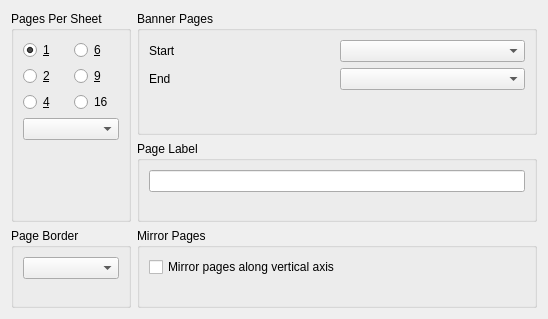
<?xml version="1.0" encoding="UTF-8"?>
<ui version="4.0">
 <class>KCupsOptionsPagesWidget</class>
 <widget class="QWidget" name="KCupsOptionsPagesWidget">
  <property name="geometry">
   <rect>
    <x>0</x>
    <y>0</y>
    <width>548</width>
    <height>319</height>
   </rect>
  </property>
  <property name="windowTitle">
   <string>Pages</string>
  </property>
  <layout class="QGridLayout" name="gridLayout_7">
   <item row="0" column="1">
    <widget class="QGroupBox" name="bannerPagesGroupBox">
     <property name="title">
      <string>Banner Pages</string>
     </property>
     <layout class="QGridLayout" name="gridLayout_3">
      <item row="0" column="0">
       <widget class="QLabel" name="startBannerLabel">
        <property name="text">
         <string comment="Banner page at start">Start</string>
        </property>
       </widget>
      </item>
      <item row="0" column="1">
       <widget class="KComboBox" name="startBannerPageCombo"/>
      </item>
      <item row="1" column="0">
       <widget class="QLabel" name="endBannerLabel">
        <property name="text">
         <string comment="Banner page at end">End</string>
        </property>
       </widget>
      </item>
      <item row="1" column="1">
       <widget class="KComboBox" name="endBannerPageCombo"/>
      </item>
      <item row="2" column="0" colspan="2">
       <spacer name="verticalSpacer">
        <property name="orientation">
         <enum>Qt::Vertical</enum>
        </property>
        <property name="sizeHint" stdset="0">
         <size>
          <width>20</width>
          <height>33</height>
         </size>
        </property>
       </spacer>
      </item>
     </layout>
    </widget>
   </item>
   <item row="1" column="1">
    <widget class="QGroupBox" name="pageLabelGroupBox">
     <property name="title">
      <string>Page Label</string>
     </property>
     <layout class="QGridLayout" name="gridLayout_6">
      <item row="0" column="0">
       <widget class="KLineEdit" name="pageLabelLineEdit"/>
      </item>
      <item row="1" column="0">
       <spacer name="verticalSpacer_5">
        <property name="orientation">
         <enum>Qt::Vertical</enum>
        </property>
        <property name="sizeHint" stdset="0">
         <size>
          <width>20</width>
          <height>11</height>
         </size>
        </property>
       </spacer>
      </item>
     </layout>
    </widget>
   </item>
   <item row="2" column="0">
    <widget class="QGroupBox" name="groupBox">
     <property name="title">
      <string>Page Border</string>
     </property>
     <layout class="QGridLayout" name="gridLayout_5">
      <item row="0" column="0">
       <widget class="KComboBox" name="pageBorderCombo"/>
      </item>
      <item row="1" column="0">
       <spacer name="verticalSpacer_4">
        <property name="orientation">
         <enum>Qt::Vertical</enum>
        </property>
        <property name="sizeHint" stdset="0">
         <size>
          <width>20</width>
          <height>2</height>
         </size>
        </property>
       </spacer>
      </item>
     </layout>
    </widget>
   </item>
   <item row="2" column="1">
    <widget class="QGroupBox" name="mirrorPagesGroupBox">
     <property name="title">
      <string>Mirror Pages</string>
     </property>
     <layout class="QGridLayout" name="gridLayout_4">
      <item row="0" column="0">
       <widget class="QCheckBox" name="mirrorPagesCheckBox">
        <property name="text">
         <string>Mirror pages along vertical axis</string>
        </property>
       </widget>
      </item>
      <item row="1" column="0">
       <spacer name="verticalSpacer_3">
        <property name="orientation">
         <enum>Qt::Vertical</enum>
        </property>
        <property name="sizeHint" stdset="0">
         <size>
          <width>20</width>
          <height>14</height>
         </size>
        </property>
       </spacer>
      </item>
     </layout>
    </widget>
   </item>
   <item row="0" column="0" rowspan="2">
    <widget class="QGroupBox" name="pagesPerSheetButtonGroup">
     <property name="title">
      <string>Pages Per Sheet</string>
     </property>
     <layout class="QGridLayout" name="gridLayout">
      <item row="0" column="0">
       <widget class="QRadioButton" name="oneUpRadioButton">
        <property name="text">
         <string>&amp;1</string>
        </property>
        <property name="checked">
         <bool>true</bool>
        </property>
       </widget>
      </item>
      <item row="0" column="1">
       <widget class="QRadioButton" name="sixUpRadioButton">
        <property name="text">
         <string>&amp;6</string>
        </property>
       </widget>
      </item>
      <item row="1" column="0">
       <widget class="QRadioButton" name="twoUpRadioButton">
        <property name="text">
         <string>&amp;2</string>
        </property>
       </widget>
      </item>
      <item row="1" column="1">
       <widget class="QRadioButton" name="nineUpRadioButton">
        <property name="text">
         <string>&amp;9</string>
        </property>
       </widget>
      </item>
      <item row="2" column="0">
       <widget class="QRadioButton" name="fourUpRadioButton">
        <property name="text">
         <string>&amp;4</string>
        </property>
       </widget>
      </item>
      <item row="2" column="1">
       <widget class="QRadioButton" name="sixteenUpRadioButton">
        <property name="text">
         <string>16</string>
        </property>
       </widget>
      </item>
      <item row="3" column="0" colspan="2">
       <widget class="KComboBox" name="pagesPerSheetLayoutCombo"/>
      </item>
      <item row="4" column="0" colspan="2">
       <spacer name="verticalSpacer_2">
        <property name="orientation">
         <enum>Qt::Vertical</enum>
        </property>
        <property name="sizeHint" stdset="0">
         <size>
          <width>20</width>
          <height>25</height>
         </size>
        </property>
       </spacer>
      </item>
     </layout>
    </widget>
   </item>
  </layout>
 </widget>
 <customwidgets>
  <customwidget>
   <class>KComboBox</class>
   <extends>QComboBox</extends>
   <header>kcombobox.h</header>
  </customwidget>
  <customwidget>
   <class>KLineEdit</class>
   <extends>QLineEdit</extends>
   <header>klineedit.h</header>
  </customwidget>
 </customwidgets>
 <resources/>
 <connections/>
</ui>
